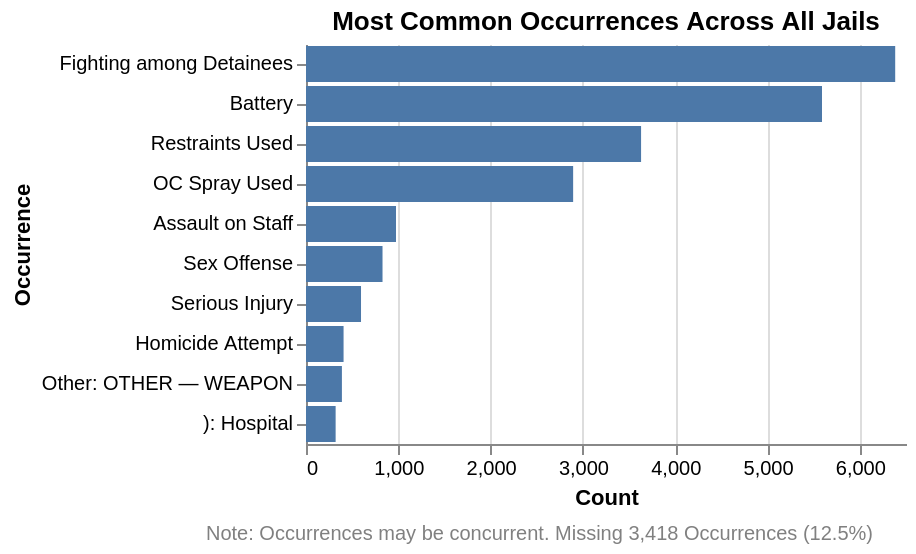

Notebook cell for this chart:
### Code cell
total_occurrence_chart = alt.Chart(total_occurrence_result).mark_bar().encode(
    x=alt.X("count:Q", title="Count"),
    y=alt.Y("Cleaned Occurrences:N", title="Occurrence").sort('-x')
).properties(
    title="Most Common Occurrences Across All Jails"
)

# Footnote as a separate text chart
footnote = alt.Chart(pl.DataFrame({
    "text": ["Note: Occurrences may be concurrent. Missing 3,418 Occurrences (12.5%)"],
    "x": [0],
    "y": [0]
})).mark_text(
    align="left",
    baseline="bottom",
    fontSize=10,
    dx=0,
    dy=20,  # distance below the main chart area
    color="gray"
).encode(
    x=alt.value(-50),
    y=alt.value(230),  # just below the chart (chart height + some offset)
    text="text:N"
)

# Use layering to draw the footnote over/under the chart
total_occurrence_chart = alt.layer(
    total_occurrence_chart,
    footnote
).configure_view(
    stroke=None  # removes box around the chart
)

total_occurrence_chart

### Figure 1 — Vega-Lite specification as saved in the notebook (floating-point values rounded to 4 significant figures)
{"config": {"view": {"continuousWidth": 300, "continuousHeight": 300, "stroke": null}}, "layer": [{"data": {"name": "data-5073ac55b5c2752cdd5d5469af6a7038"}, "mark": {"type": "bar"}, "encoding": {"x": {"field": "count", "title": "Count", "type": "quantitative"}, "y": {"field": "Cleaned Occurrences", "sort": "-x", "title": "Occurrence", "type": "nominal"}}, "title": "Most Common Occurrences Across All Jails"}, {"data": {"name": "data-d93bad239394a920026100302f9d4427"}, "mark": {"type": "text", "align": "left", "baseline": "bottom", "color": "gray", "dx": 0, "dy": 20, "fontSize": 10}, "encoding": {"text": {"field": "text", "type": "nominal"}, "x": {"value": -50}, "y": {"value": 230}}}], "$schema": "https://vega.github.io/schema/vega-lite/v5.20.1.json", "datasets": {"data-5073ac55b5c2752cdd5d5469af6a7038": [{"Cleaned Occurrences": "Fighting among Detainees", "count": 6383}, {"Cleaned Occurrences": "Battery", "count": 5590}, {"Cleaned Occurrences": "Restraints Used", "count": 3630}, {"Cleaned Occurrences": "OC Spray Used", "count": 2894}, {"Cleaned Occurrences": "Assault on Staff", "count": 975}, {"Cleaned Occurrences": "Sex Offense", "count": 829}, {"Cleaned Occurrences": "Serious Injury", "count": 596}, {"Cleaned Occurrences": "Homicide Attempt", "count": 407}, {"Cleaned Occurrences": "Other: OTHER — WEAPON\n", "count": 389}, {"Cleaned Occurrences": "): Hospital", "count": 321}], "data-d93bad239394a920026100302f9d4427": [{"text": "Note: Occurrences may be concurrent. Missing 3,418 Occurrences (12.5%)", "x": 0, "y": 0}]}}
